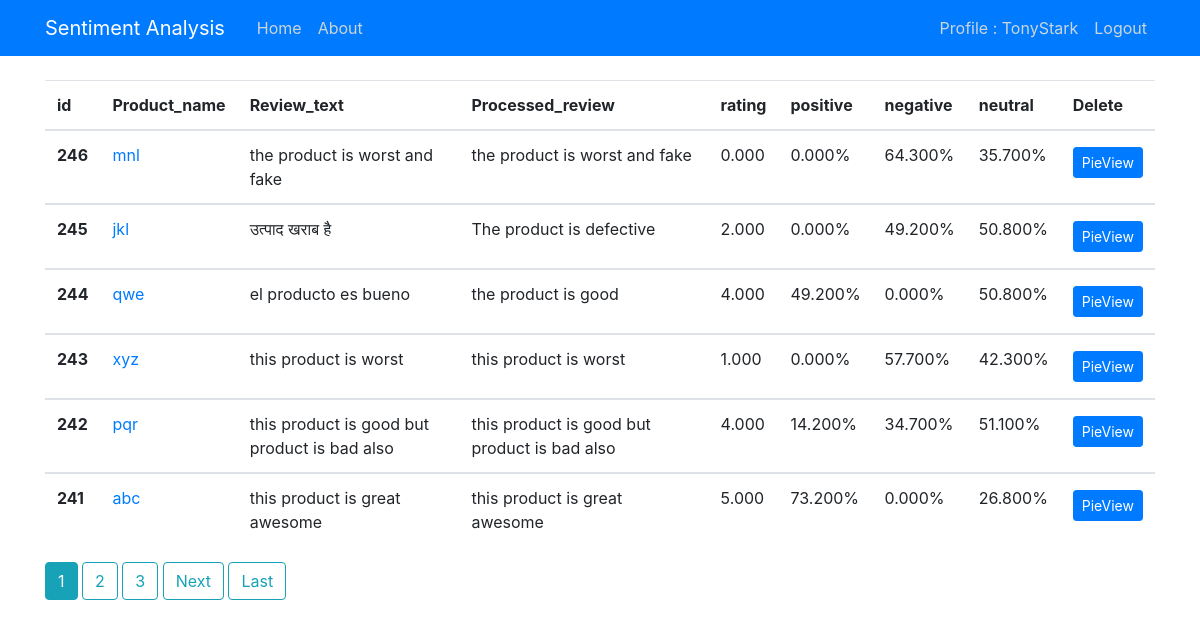
The page /sentiment/individualhome/ (signed in) on the database its author committed.
### sentiment/models.py (models this page shows)
class individual_rating(models.Model):
    filename = models.ForeignKey(overall_rating,on_delete=models.CASCADE)
    product_id = models.IntegerField()
    product_name = models.CharField(max_length=100)
    category = models.CharField(max_length=100)
    review_date = models.DateField()
    review_text = models.TextField()
    process_review = models.TextField()
    rating = models.FloatField(default=0.0)
    positive = models.FloatField()
    negative = models.FloatField()
    neutral = models.FloatField()

### sentiment/views.py (the view)
# urls.py: path('individualhome/',individualListView.as_view(),name='individualhome'),
class individualListView(ListView):
    model = individual_rating
    template_name = 'sentiment/individualhome.html'
    context_object_name = 'ir'
    ordering = ['-id']
    paginate_by = 6

### sentiment/templates/sentiment/individualhome.html (shortened to what this page needs)
{% extends "sentiment/base.html" %}
{% block content %}
  {% if user.is_authenticated %}
              <div class="table-responsive-sm">
                <table class="table">
                    <thead>
                        <tr>
                          <th scope="col">id</th>
                          <th scope="col">Product_name</th>
                          <th scope="col">Review_text</th>
                          <th scope="col">Processed_review</th>
                          <th scope="col">rating</th>
                          <th scope="col">positive</th>
                          <th scope="col">negative</th>
                          <th scope="col">neutral</th>
                          <th scope="col">Delete</th>
                        </tr>
                      </thead>
                      {% for ir in ir %}
                        <tbody>
                          <tr>
                            <th scope="row">{{ ir.id }}</th>
                            <td><a href="{% url 'product-detail' ir.product_name %}">{{ ir.product_name }}</a></td>
                            <td>{{ ir.review_text }}</td>
                            <td>{{ ir.process_review }}</td>
                            <td>{{ ir.rating|floatformat:3 }}</td>
                            <td>{{ ir.positive|floatformat:3 }}%</td>
                            <td>{{ ir.negative|floatformat:3 }}%</td>
                            <td>{{ ir.neutral|floatformat:3 }}%</td>
                            <td><a class="btn btn-primary btn-sm mt-1 mb-1" href="{% url 'ind-detail1' ir.id %}">PieView</a></td>
                          </tr>
                        </tbody>
                      {% endfor %}
                </table>
              </div>
    {% if is_paginated %}
          {% for num in page_obj.paginator.page_range %}
            {% if page_obj.number == num %}
              <a class="btn btn-info mb-4" href="?page={{ num }}">{{ num }}</a>
            {% elif num > page_obj.number|add:'-3' and num < page_obj.number|add:'3'%}
            <a class="btn btn-outline-info mb-4" href="?page={{ num }}">{{ num }}</a>
            {% endif %}
          {% endfor %}
          {% if page_obj.has_next %}
            <a class="btn btn-outline-info mb-4" href="?page={{ page_obj.next_page_number }}">Next</a>
            <a class="btn btn-outline-info mb-4" href="?page={{ page_obj.paginator.num_pages }}">Last</a>
          {% endif %}
    {% endif %}
  {% endif %}
{% endblock content %}

### sentiment/templates/sentiment/navbar.html (shortened to what this page needs)
{% load static %}
<!DOCTYPE html>
<html>
<head>
    <link rel="stylesheet" href="https://maxcdn.bootstrapcdn.com/bootstrap/4.0.0/css/bootstrap.min.css">
    <link rel="stylesheet" type="text/css" href="{% static 'sentiment/main.css' %}">
</head>
<header class="site-header">
    <nav class="navbar navbar-expand-md navbar-dark bg-primary fixed-top" style="background-color: #417a35d0;">
      <div class="container">
        <a class="navbar-brand mr-4" href="{% url 'home' %}">Sentiment Analysis</a>
        <div class="collapse navbar-collapse" id="navbarToggle">
            <div class="navbar-nav mr-auto">
                <a class="nav-item nav-link" href="{% url 'home' %}">Home</a>
                <a class="nav-item nav-link" href="{% url 'about' %}">About</a>
            </div>
            <div class="navbar-nav">
                {% if user.is_authenticated %}
                    <a class="nav-item nav-link" href="{% url 'profile' %}">Profile : {{ user.username }}</a>
                    <a class="nav-item nav-link" href="{% url 'logout' %}">Logout</a>
                {% else %}
                    <a class="nav-item nav-link" href="{% url 'login' %}">Login</a>
                {% endif %}
            </div>
        </div>
      </div>
    </nav>
</header>

### sentiment/static/sentiment/main.css (style rules this page uses)
body { background-color: #ffffff; color: #333333; margin-top: 5rem; }
.site-header .navbar-nav .nav-link { color: #cbd5db; }

### rows shown on the page
individual_rating: id "246", product_name "mnl", review_text "the product is worst and fake", process_review "the product is worst and fake", rating "0.000", positive "0.000", negative "64.300", neutral "35.700"
individual_rating: id "245", product_name "jkl", review_text "उत्पाद खराब है", process_review "The product is defective", rating "2.000", positive "0.000", negative "49.200", neutral "50.800"
individual_rating: id "244", product_name "qwe", review_text "el producto es bueno", process_review "the product is good", rating "4.000", positive "49.200", negative "0.000", neutral "50.800"
individual_rating: id "243", product_name "xyz", review_text "this product is worst", process_review "this product is worst", rating "1.000", positive "0.000", negative "57.700", neutral "42.300"
individual_rating: id "242", product_name "pqr", review_text "this product is good but product is bad also", process_review "this product is good but product is bad also", rating "4.000", positive "14.200", negative "34.700", neutral "51.100"
individual_rating: id "241", product_name "abc", review_text "this product is great awesome", process_review "this product is great awesome", rating "5.000", positive "73.200", negative "0.000", neutral "26.800"

### other values the page prints
{{ user.username }} "TonyStark"
{{ num }} "1"
{{ num }} "2" "3"
